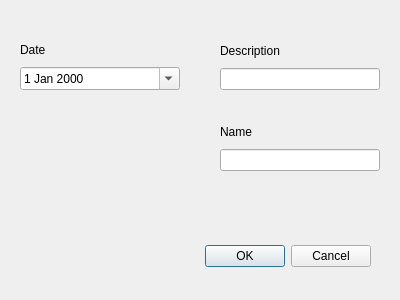
<?xml version="1.0" encoding="UTF-8"?>
<ui version="4.0">
 <class>Rapprochementdialog</class>
 <widget class="QDialog" name="Rapprochementdialog">
  <property name="geometry">
   <rect>
    <x>0</x>
    <y>0</y>
    <width>400</width>
    <height>300</height>
   </rect>
  </property>
  <property name="windowTitle">
   <string>Dialog</string>
  </property>
  <widget class="QDialogButtonBox" name="buttonBox">
   <property name="geometry">
    <rect>
     <x>30</x>
     <y>240</y>
     <width>341</width>
     <height>32</height>
    </rect>
   </property>
   <property name="orientation">
    <enum>Qt::Horizontal</enum>
   </property>
   <property name="standardButtons">
    <set>QDialogButtonBox::Cancel|QDialogButtonBox::Ok</set>
   </property>
  </widget>
  <widget class="QWidget" name="verticalLayoutWidget">
   <property name="geometry">
    <rect>
     <x>20</x>
     <y>39</y>
     <width>160</width>
     <height>51</height>
    </rect>
   </property>
   <layout class="QVBoxLayout" name="verticalLayout">
    <item>
     <widget class="QLabel" name="label">
      <property name="text">
       <string>Date</string>
      </property>
     </widget>
    </item>
    <item>
     <widget class="QDateEdit" name="dateEdit">
      <property name="calendarPopup">
       <bool>true</bool>
      </property>
     </widget>
    </item>
   </layout>
  </widget>
  <widget class="QWidget" name="verticalLayoutWidget_2">
   <property name="geometry">
    <rect>
     <x>220</x>
     <y>39</y>
     <width>160</width>
     <height>51</height>
    </rect>
   </property>
   <layout class="QVBoxLayout" name="verticalLayout_2">
    <item>
     <widget class="QLabel" name="label_2">
      <property name="text">
       <string>Description</string>
      </property>
     </widget>
    </item>
    <item>
     <widget class="QLineEdit" name="lineEdit"/>
    </item>
   </layout>
  </widget>
  <widget class="QWidget" name="verticalLayoutWidget_3">
   <property name="geometry">
    <rect>
     <x>220</x>
     <y>120</y>
     <width>160</width>
     <height>51</height>
    </rect>
   </property>
   <layout class="QVBoxLayout" name="verticalLayout_3">
    <item>
     <widget class="QLabel" name="label_3">
      <property name="text">
       <string>Name</string>
      </property>
     </widget>
    </item>
    <item>
     <widget class="QLineEdit" name="lineEdit_2"/>
    </item>
   </layout>
  </widget>
 </widget>
 <resources/>
 <connections>
  <connection>
   <sender>buttonBox</sender>
   <signal>accepted()</signal>
   <receiver>Rapprochementdialog</receiver>
   <slot>accept()</slot>
   <hints>
    <hint type="sourcelabel">
     <x>248</x>
     <y>254</y>
    </hint>
    <hint type="destinationlabel">
     <x>157</x>
     <y>274</y>
    </hint>
   </hints>
  </connection>
  <connection>
   <sender>buttonBox</sender>
   <signal>rejected()</signal>
   <receiver>Rapprochementdialog</receiver>
   <slot>reject()</slot>
   <hints>
    <hint type="sourcelabel">
     <x>316</x>
     <y>260</y>
    </hint>
    <hint type="destinationlabel">
     <x>286</x>
     <y>274</y>
    </hint>
   </hints>
  </connection>
 </connections>
</ui>
